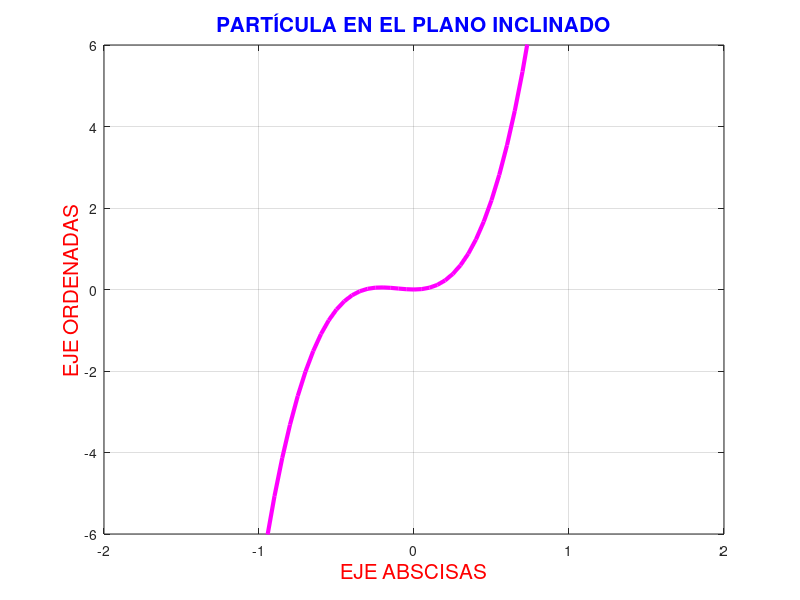

Recreate this plot in MATLAB. (Note: this script raises an error after producing the figure.)
%Caso N°1 - Problema 18 - Metodo de Biseccion
x = -2:0.05:2;
f = 32.17.*(((exp(x)-exp(-x))/2)-sin(x))+(3.4.*x.^2);
plot(x, f, 'm', 'LineWidth', 3)
grid on
xlabel('EJE ABSCISAS', 'FontSize', 15, 'Color', 'r')
ylabel('EJE ORDENADAS', 'FontSize', 15, 'Color', 'r')
title('PARTÍCULA EN EL PLANO INCLINADO', 'FontSize', 15, 'Color', 'b')
ylim([-6 6])
gtext('f(x)=32.17.*(((exp(x)-exp(-x))/2)-sin(x))+(3.4.*x.^2)')

%Caso N°2 - Problema 20 - Metodo de Secante
x = -3:0.0005:3;
f = 1000000.*exp(x)+((435000./x).*(exp(x)-1))-1564000;
plot(x, f, 'm', 'LineWidth', 3)
grid on
xlabel('EJE ABSCISAS', 'FontSize', 15, 'Color', 'r')
ylabel('EJE ORDENADAS', 'FontSize', 15, 'Color', 'r')
title('Aproximación para la Ecuación de la Población', 'FontSize', 15, 'Color', 'b')
gtext('f(x)=1000000.*exp(x)+((435000./x).*(exp(x)-1))-1564000')

% Hallando f(0.1)
x = sym('0.1');
f = 1000000 * exp(x) + ((435000 / x) * (exp(x) - 1)) - 1564000;
f = vpa(f, 30); % Calcula con 30 dígitos de precisión
disp(f);

% Hallando f(0.2)
x = sym('0.2');
f = 1000000 * exp(x) + ((435000 / x) * (exp(x) - 1)) - 1564000;
f = vpa(f, 30); % Calcula con 30 dígitos de precisión
disp(f);

% Hallando f(0.100952)
x = sym('0.100952');
f = 1000000 * exp(x) + ((435000 / x) * (exp(x) - 1)) - 1564000;
f = vpa(f, 30); % Calcula con 30 dígitos de precisión
disp(f);

% Hallando el valor de 𝑥_2
(0.1.*(138953.7572)-0.2.*(-1335.5883 ))/(138953.7572-(-1335.5883))

% Hallando el valor de 𝑥_3
(0.2.*(-61.4980)-0.100952.*(138953.7572 ))/(-61.4980-138953.7572)

% Población aproximada en el segundo año
x = sym('2');
f = 1000000 * exp(0.100997925.*x) + ((435000 / 0.100997925) * (exp(0.100997925*x) - 1));
f = vpa(f, 30); % Calcula con 30 dígitos de precisión
disp(f);

 

